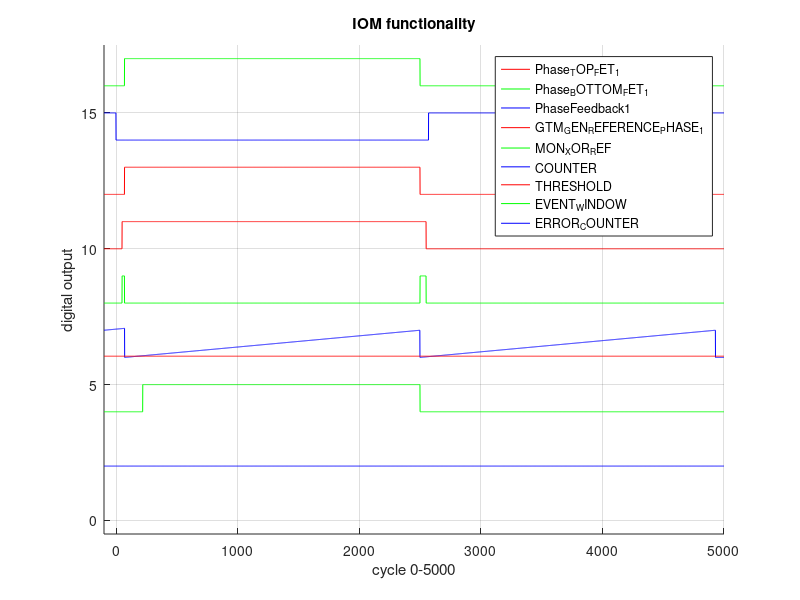
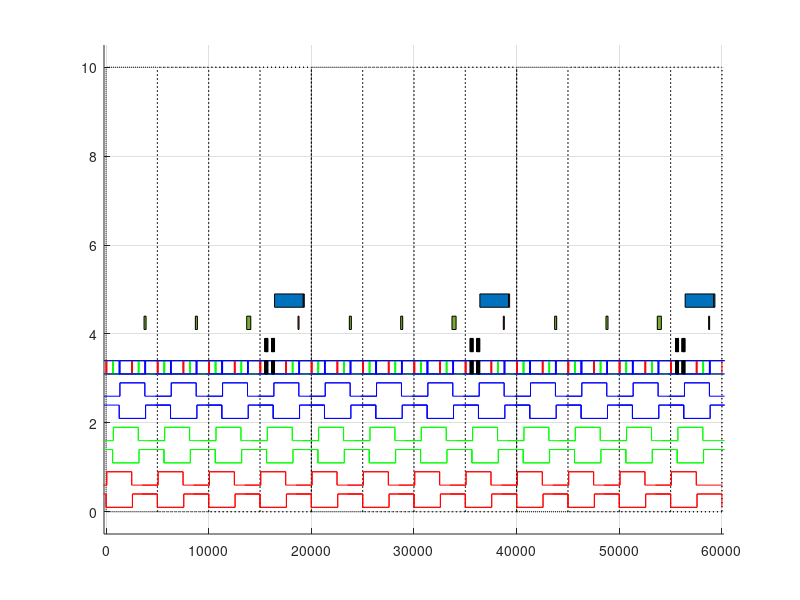

MATLAB code for these plots, in order:
clear all 
close all

START = 100;
STEP  = 1; %us
END   = 5000;    %us
DUTY_CYCLE_50 = 2500;
HIGH = 1;
LOW  = 0;
NUMBER_OF_SIGNALS_PLOTTING = 8;
DEAD_TIME = 70;
IOM_DEBOUNCE_TIME_DELAY = 50;
THRESHOLD_FOR_EVENT_COUNTER = 220/5000;
THR = 220;

TIME = -START:STEP:END;

%limits
Phase_TOP_FET_1_ON  = DEAD_TIME+START;
Phase_TOP_FET_1_OFF = DUTY_CYCLE_50+START;
Phase_BOTTOM_FET_1_ON  = START;
Phase_BOTTOM_FET_1_OFF = DUTY_CYCLE_50+START+DEAD_TIME;
PhaseFeedback1_ON  = DEAD_TIME+START; 
PhaseFeedback1_OFF = DUTY_CYCLE_50+START;
GTM_GEN_REFERENCE_PHASE_1_ON  = Phase_BOTTOM_FET_1_ON+IOM_DEBOUNCE_TIME_DELAY;
GTM_GEN_REFERENCE_PHASE_1_OFF = PhaseFeedback1_OFF+IOM_DEBOUNCE_TIME_DELAY;
COUNTER_RESET1 = PhaseFeedback1_ON;
COUNTER_RESET2 = PhaseFeedback1_OFF;
% end limits

% calculation
Phase_TOP_FET_1 = zeros(1,length(TIME));
Phase_TOP_FET_1((Phase_TOP_FET_1_ON):(Phase_TOP_FET_1_OFF)) = HIGH;

Phase_BOTTOM_FET_1 = ones(1,length(TIME));
Phase_BOTTOM_FET_1(Phase_BOTTOM_FET_1_ON:Phase_BOTTOM_FET_1_OFF) = LOW;

PhaseFeedback1 = zeros(1,length(TIME));
PhaseFeedback1(PhaseFeedback1_ON:PhaseFeedback1_OFF) = 1;

GTM_GEN_REFERENCE_PHASE_1 = zeros(1, length(TIME));
GTM_GEN_REFERENCE_PHASE_1(GTM_GEN_REFERENCE_PHASE_1_ON:GTM_GEN_REFERENCE_PHASE_1_OFF) = 1;

MON_XOR_REF = zeros(1,length(TIME));
MON_XOR_REF = xor(PhaseFeedback1,GTM_GEN_REFERENCE_PHASE_1);

COUNTER = zeros(1, length(TIME));
ANGLE   = 1/(COUNTER_RESET2-COUNTER_RESET1);
for index=COUNTER_RESET1:1:COUNTER_RESET2
   COUNTER(index) = ANGLE*(index-COUNTER_RESET1); 
end
for index2=COUNTER_RESET2:1:COUNTER_RESET2+(COUNTER_RESET2-COUNTER_RESET1)
   COUNTER(index2) = ANGLE*(index2-COUNTER_RESET2); 
end
for index3=1:1:COUNTER_RESET1
   COUNTER(index3) = (ANGLE*(index3-(COUNTER_RESET1-COUNTER_RESET2))); 
end

THRESHOLD = zeros(1,length(TIME));
THRESHOLD = THRESHOLD + THRESHOLD_FOR_EVENT_COUNTER;

EVENT_WINDOW = zeros(1,length(TIME));
EVENT_WINDOW(START+THR:PhaseFeedback1_OFF) = 1;

ERROR_COUNTER = zeros(1,length(TIME));
ERROR_COUNTER = and(EVENT_WINDOW,MON_XOR_REF);
% end calculation

% plotting proccessing

Phase_TOP_FET_1           = Phase_TOP_FET_1           + 2*(NUMBER_OF_SIGNALS_PLOTTING);
Phase_BOTTOM_FET_1        = Phase_BOTTOM_FET_1        + 2*(NUMBER_OF_SIGNALS_PLOTTING-1);
PhaseFeedback1            = PhaseFeedback1            + 2*(NUMBER_OF_SIGNALS_PLOTTING-2);
GTM_GEN_REFERENCE_PHASE_1 = GTM_GEN_REFERENCE_PHASE_1 + 2*(NUMBER_OF_SIGNALS_PLOTTING-3);
MON_XOR_REF               = MON_XOR_REF               + 2*(NUMBER_OF_SIGNALS_PLOTTING-4);
COUNTER                   = COUNTER                   + 2*(NUMBER_OF_SIGNALS_PLOTTING-5);
THRESHOLD                 = THRESHOLD                 + 2*(NUMBER_OF_SIGNALS_PLOTTING-5);
EVENT_WINDOW              = EVENT_WINDOW              + 2*(NUMBER_OF_SIGNALS_PLOTTING-6);
ERROR_COUNTER             = ERROR_COUNTER             + 2*(NUMBER_OF_SIGNALS_PLOTTING-7);
% end plotting proccessing

figure(1)
hold on
%axis equal
grid on
plot(TIME,PhaseFeedback1,'r')
plot(TIME,Phase_TOP_FET_1,'g')
plot(TIME,Phase_BOTTOM_FET_1,'b')
plot(TIME,GTM_GEN_REFERENCE_PHASE_1,'r')
plot(TIME,MON_XOR_REF,'g')
plot(TIME,COUNTER,'b')
plot(TIME,THRESHOLD,'r')
plot(TIME,EVENT_WINDOW,'g')
plot(TIME,ERROR_COUNTER,'b')

legend('Phase_TOP_FET_1','Phase_BOTTOM_FET_1','PhaseFeedback1','GTM_GEN_REFERENCE_PHASE_1','MON_XOR_REF','COUNTER','THRESHOLD','EVENT_WINDOW','ERROR_COUNTER');
title('IOM functionality');
xlabel('cycle 0-5000');
ylabel('digital output');
axis([-100 5000 -0.5 NUMBER_OF_SIGNALS_PLOTTING*2+1.5])

% frame and cycle tasks
clear all
%close all

START = -200;
STEP  = 0.01;
END   = 60200;
TIME  = START:STEP:END;

L_T  = 0.1;
H_T = 0.4;

DC_50 = 2430/5000;

height_of_diagram = 10.0;

%basic_pulse = (1/2)*square(2*pi*TIME,DC_50)+randn(size(TIME))/10;

figure(2)
hold on
grid on

rectangle('Position', [0     0    20000 height_of_diagram], 'LineStyle',':') % frame 1
rectangle('Position', [0     0    5000 height_of_diagram], 'LineStyle',':')  % cycle 1
rectangle('Position', [5000  0    5000 height_of_diagram], 'LineStyle',':')  % cycle 2
rectangle('Position', [10000 0    5000 height_of_diagram], 'LineStyle',':')  % cycle 3
rectangle('Position', [15000 0    5000 height_of_diagram], 'LineStyle',':')  % cycle 4
rectangle('Position', [20000 0    20000 height_of_diagram], 'LineStyle',':') % frame 2
rectangle('Position', [20000 0    5000 height_of_diagram], 'LineStyle',':')  % cycle 1
rectangle('Position', [25000 0    5000 height_of_diagram], 'LineStyle',':')  % cycle 2
rectangle('Position', [30000 0    5000 height_of_diagram], 'LineStyle',':')  % cycle 3
rectangle('Position', [35000 0    5000 height_of_diagram], 'LineStyle',':')  % cycle 4
rectangle('Position', [40000 0    20000 height_of_diagram], 'LineStyle',':') % frame 3
rectangle('Position', [40000 0    5000 height_of_diagram], 'LineStyle',':')  % cycle 1
rectangle('Position', [45000 0    5000 height_of_diagram], 'LineStyle',':')  % cycle 2
rectangle('Position', [50000 0    5000 height_of_diagram], 'LineStyle',':')  % cycle 3
rectangle('Position', [55000 0    5000 height_of_diagram], 'LineStyle',':')  % cycle 4

% rectangle('Position', [-200  1    200  0.4],'FaceColor',[1 0 0]) % bottom FET before cycle1
% rectangle('Position', [2570  1    2430 0.4],'FaceColor',[1 0 0]) % bottom FET cycle 1
% rectangle('Position', [70    1.5  2430 0.4],'FaceColor',[1 0 0]) % top FET
% rectangle('Position', [7570  1    2430 0.4],'FaceColor',[1 0 0])
% rectangle('Position', [5070  1.5  2430 0.4],'FaceColor',[1 0 0])
% rectangle('Position', [12570 1    2430 0.4],'FaceColor',[1 0 0])
% rectangle('Position', [10070 1.5  2430 0.4],'FaceColor',[1 0 0])
% rectangle('Position', [17570 1    2430 0.4],'FaceColor',[1 0 0])
% rectangle('Position', [15070 1.5  2430 0.4],'FaceColor',[1 0 0])



% ***************** FETS ******************
for j=0:1:2
    for i=0:1:11
        z = [-1480 0  ;0   0  ; 0   2570; 2570 2570; 2570 5000; 5000 5000 ];
        w = [H_T   H_T;H_T L_T; L_T L_T ; L_T  H_T ; H_T  H_T ; H_T  L_T ];
        a = [H_T   H_T;H_T L_T; L_T L_T ; L_T  H_T ; H_T  H_T ; H_T  L_T ];
        x = [-1480   0      ; 0       70      ; 70      70      ; 70 2500;2500 2500;2500 5070];
        y = [L_T+0.5 L_T+0.5; L_T+0.5 L_T+0.5 ; L_T+0.5 H_T+0.5 ; H_T+0.5 H_T+0.5; H_T+0.5 L_T+0.5; L_T+0.5 L_T+0.5 ];
        b = [L_T L_T; L_T L_T ; L_T H_T ; H_T H_T; H_T L_T; L_T L_T ];
        x = x + 5000*i + 640*j;
        z = z + 5000*i + 640*j;
        y = y + j;
        w = w + j;
        if j==0
            line(x,y,'color','r')
            line(z,w,'color','r')
            line(x,b+3,'color','r')
            line(z,a+3,'color','r')
        elseif j==1
            line(x,y,'color','g')
            line(z,w,'color','g')
            line(x,b+3,'color','g')
            line(z,a+3,'color','g')
        else
            line(x,y,'color','b')
            line(z,w,'color','b')
            line(x,b+3,'color','b')
            line(z,a+3,'color','b')
        end
    end % for i=0:1:11
end %for j=0:1:2

% ***************** ADC ***********************
% rectangle('Position', [15482 3.1  292 0.3],'FaceColor',[0.6350 0.0780 0.1840])  % A1 ADC
% rectangle('Position', [15482 3.6  292 0.3],'FaceColor',[0.6350 0.0780 0.1840])  % A1 ADC
for l = 0:1:2
    rectangle('Position', [15482+l*20000 3.1  4 0.3],'FaceColor',[0.9290 0.6940 0.1250])  % arbitration A1 ADC
    rectangle('Position', [15482+l*20000 3.6  4 0.3],'FaceColor',[0.9290 0.6940 0.1250])  % arbitration A1 ADC
    rectangle('Position', [16122+l*20000 3.1  4 0.3],'FaceColor',[0.9290 0.6940 0.1250])  % arbitration C1 ADC
    rectangle('Position', [16122+l*20000 3.6  4 0.3],'FaceColor',[0.9290 0.6940 0.1250])  % arbitration C1 ADC
    for k = 0:1:3
        rectangle('Position', [15486+l*20000+(72*k) 3.1  10 0.3],'FaceColor',[0.4940 0.1840 0.5560])  % sample 1 A1 ADC
        rectangle('Position', [15486+l*20000+(72*k) 3.6  10 0.3],'FaceColor',[0.4940 0.1840 0.5560])  % sample 1 A1 ADC
        rectangle('Position', [15496+l*20000+(72*k) 3.1  62 0.3],'FaceColor',[0.8500 0.3250 0.0980])  % convert 1 A1 ADC
        rectangle('Position', [15496+l*20000+(72*k) 3.6  62 0.3],'FaceColor',[0.8500 0.3250 0.0980])  % convert 1 A1 ADC
        rectangle('Position', [16126+l*20000+(72*k) 3.1  10 0.3],'FaceColor',[0.4940 0.1840 0.5560])  % sample 1 C1 ADC
        rectangle('Position', [16126+l*20000+(72*k) 3.6  10 0.3],'FaceColor',[0.4940 0.1840 0.5560])  % sample 1 C1 ADC
        rectangle('Position', [16136+l*20000+(72*k) 3.1  62 0.3],'FaceColor',[0.8500 0.3250 0.0980])  % convert 1 C1 ADC
        rectangle('Position', [16136+l*20000+(72*k) 3.6  62 0.3],'FaceColor',[0.8500 0.3250 0.0980])  % convert 1 C1 ADC
    end
end

for l = 0:1:2
    rectangle('Position', [16414+l*20000 4.6  2800 0.3],'FaceColor',[0 0.4470 0.7410])  % FrameTasks
    rectangle('Position', [16414+l*20000+2800 4.6  100 0.3],'FaceColor',[1 0 0])  % FrameTasks
    rectangle('Position', [3700+0*5000+l*20000 4.1  200 0.3],'FaceColor',[0.4660 0.6740 0.1880])  % CycleTasks
    rectangle('Position', [3700+1*5000+l*20000 4.1  200 0.3],'FaceColor',[0.4660 0.6740 0.1880])  % CycleTasks
    rectangle('Position', [3700+2*5000+l*20000 4.1  400 0.3],'FaceColor',[0.4660 0.6740 0.1880])  % CycleTasks
    rectangle('Position', [3700+3*5000+l*20000 4.1  100 0.3],'FaceColor',[0.8500 0.3250 0.0980])  % CycleTasks
    
end

axis([-200 60200 -0.5 10.5])
